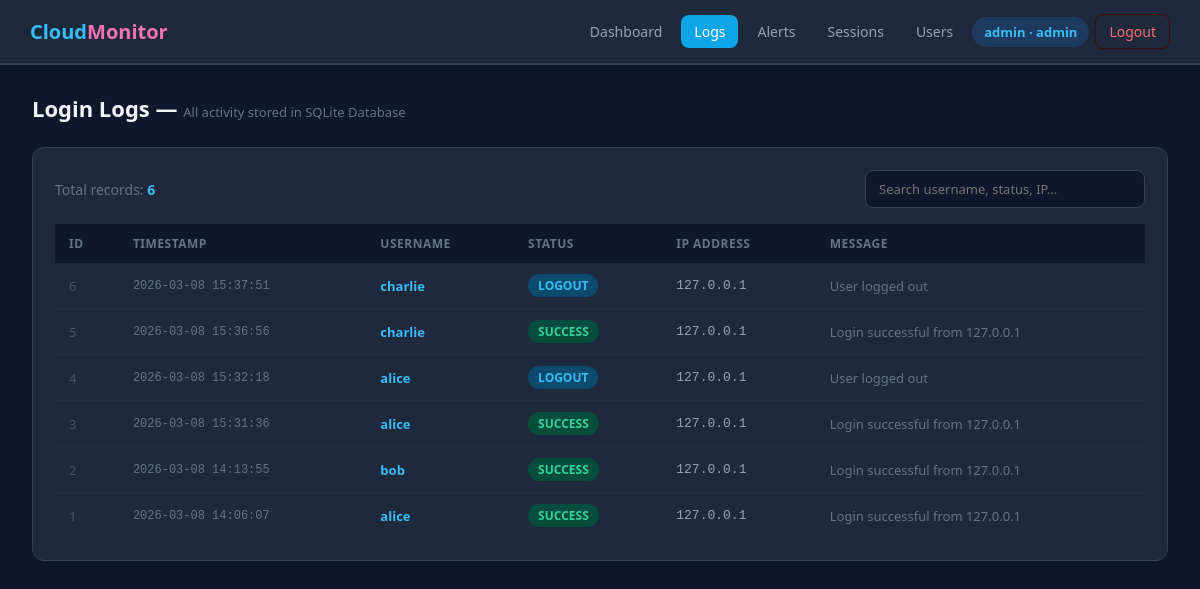
Page /logs (signed in) on the earlier database version.
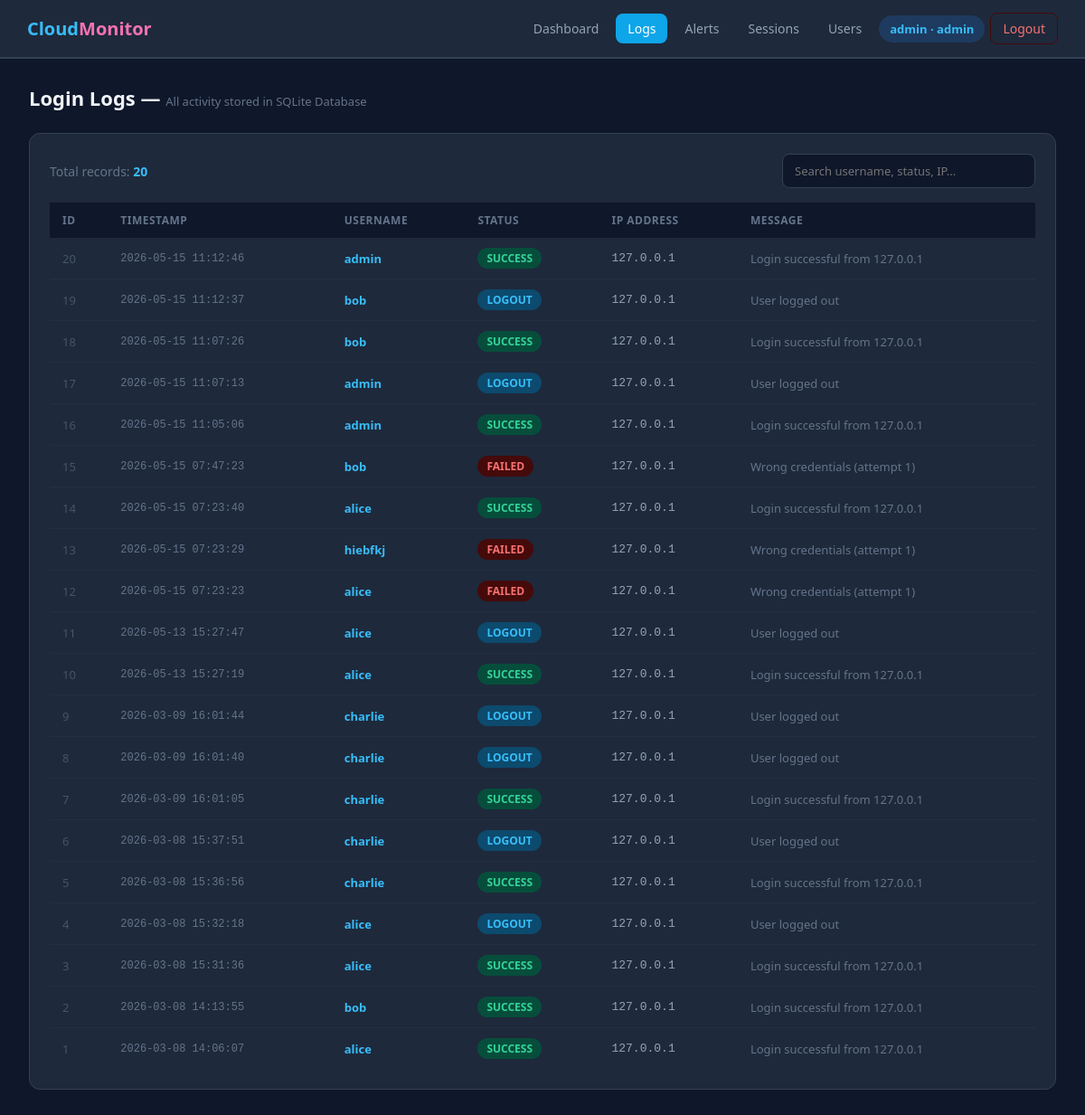
Same page on the later database version.
### tables this page shows
CREATE TABLE login_logs (
        id          INTEGER PRIMARY KEY AUTOINCREMENT,
        username    TEXT NOT NULL,
        status      TEXT NOT NULL,
        ip_address  TEXT,
        timestamp   TEXT DEFAULT CURRENT_TIMESTAMP,
        message     TEXT
    );

### app.py (the view)
@app.route("/logs")
def logs_page():
    if "username" not in session:
        return redirect(url_for("login"))
    return render_template("logs.html", logs=get_login_logs(100),
                           username=session["username"], role=session.get("role","user"))

### database.py (called while the page is built)
def get_connection():
    conn = sqlite3.connect(DB_FILE)
    conn.row_factory = sqlite3.Row
    return conn

def get_login_logs(limit=100):
    conn = get_connection()
    c = conn.cursor()
    c.execute("SELECT * FROM login_logs ORDER BY timestamp DESC LIMIT ?", (limit,))
    rows = [dict(r) for r in c.fetchall()]
    conn.close()
    return rows

### templates/logs.html (shortened to what this page needs)
{% extends "base.html" %}
{% block content %}
<div class="page-title">Login Logs &mdash; <span style="font-size:13px;color:#64748b;font-weight:400">All activity stored in SQLite Database</span></div>
<div class="card">
  <div style="display:flex;justify-content:space-between;align-items:center;margin-bottom:16px">
    <div style="color:#64748b;font-size:14px">Total records: <span style="color:#38bdf8;font-weight:700">{{ logs|length }}</span></div>
    <input type="text" id="search" onkeyup="doSearch()" placeholder="Search username, status, IP..."
      style="width:280px;padding:9px 13px;background:#0f172a;border:1px solid #334155;
             border-radius:8px;color:#e2e8f0;font-size:13px;outline:none"/>
  </div>
  <div style="overflow-x:auto">
  <table id="tbl">
    <thead><tr>
      <th>ID</th><th>Timestamp</th><th>Username</th><th>Status</th><th>IP Address</th><th>Message</th>
    </tr></thead>
    <tbody>
    {% for log in logs %}
    <tr>
      <td style="color:#475569">{{ log.id }}</td>
      <td style="font-family:monospace;color:#64748b;font-size:12px">{{ log.timestamp }}</td>
      <td><span style="color:#38bdf8;font-weight:600">{{ log.username }}</span></td>
      <td>
        {% if log.status=='SUCCESS' %}<span class="badge badge-success">SUCCESS</span>
        {% elif log.status=='FAILED' %}<span class="badge badge-danger">FAILED</span>
        {% else %}<span class="badge badge-info">LOGOUT</span>{% endif %}
      </td>
      <td style="font-family:monospace;color:#94a3b8">{{ log.ip_address }}</td>
      <td style="color:#64748b">{{ log.message }}</td>
    </tr>
    {% endfor %}
    </tbody>
  </table>
  </div>
</div>
{% endblock %}

### templates/base.html (shortened to what this page needs)
<!DOCTYPE html>
<html lang="en">
<head>
</head>
<body>
<nav class="navbar">
  <a class="logo" href="/dashboard">Cloud<span>Monitor</span></a>
  <div class="nav-links">
    <a href="/dashboard" {% if request.path=='/dashboard' %}class="active"{% endif %}>Dashboard</a>
    <a href="/logs"      {% if request.path=='/logs'      %}class="active"{% endif %}>Logs</a>
    <a href="/alerts"    {% if request.path=='/alerts'    %}class="active"{% endif %}>Alerts</a>
    <a href="/sessions"  {% if request.path=='/sessions'  %}class="active"{% endif %}>Sessions</a>
    {% if role == 'admin' %}
    <a href="/users"     {% if request.path=='/users'     %}class="active"{% endif %}>Users</a>
    {% endif %}
    <span class="user-pill">{{ username }} &middot; {{ role }}</span>
    <a href="/logout" class="logout">Logout</a>
  </div>
</nav>
<div class="container">
{% block content %}{% endblock %}
</div>
</body>
</html>

### templates/base.html (style rules this page uses)
* { margin:0;padding:0;box-sizing:border-box;font-family:'Segoe UI',sans-serif }
body { background:#0f172a;color:#e2e8f0;min-height:100vh }
.navbar { background:#1e293b;padding:14px 30px;display:flex;justify-content:space-between;align-items:center;border-bottom:2px solid #334155;position:sticky;top:0;z-index:100 }
.logo { font-size:20px;font-weight:800;color:#38bdf8;text-decoration:none }
.logo span { color:#f472b6 }
.nav-links { display:flex;align-items:center;gap:6px;flex-wrap:wrap }
.nav-links a { color:#94a3b8;text-decoration:none;padding:7px 13px;border-radius:8px;font-size:14px;transition:all 0.2s }
.nav-links a.active { background:#0ea5e9;color:white }
.nav-links .logout { color:#f87171;border:1px solid #450a0a }
.user-pill { background:#1e3a5f;color:#38bdf8;padding:6px 12px;border-radius:20px;font-size:13px;font-weight:600 }
.container { padding:28px 32px;max-width:1500px;margin:0 auto }
.page-title { font-size:22px;font-weight:700;margin-bottom:24px;color:#f1f5f9 }
.card { background:#1e293b;border-radius:12px;padding:22px;border:1px solid #334155;margin-bottom:20px }
.badge { padding:3px 10px;border-radius:20px;font-size:12px;font-weight:700;display:inline-block }
.badge-success { background:#064e3b;color:#34d399 }
.badge-danger { background:#450a0a;color:#f87171 }
.badge-info { background:#0c4a6e;color:#38bdf8 }
table { width:100%;border-collapse:collapse }
th { text-align:left;padding:11px 14px;background:#0f172a;color:#64748b;font-size:12px;font-weight:700;text-transform:uppercase;letter-spacing:0.5px }
td { padding:11px 14px;border-bottom:1px solid #243044;font-size:13px;color:#cbd5e1 }
tr:last-child td { border-bottom:none }
input[type=text],input[type=password],input[type=email],select { background:#0f172a;border:1px solid #334155;border-radius:8px; color:#e2e8f0;font-size:14px;padding:9px 13px;outline:none; transition:border 0.2s;width:100% }

Differences in the rows shown:
added login_logs: id "20", timestamp "2026-05-15 11:12:46", username "admin", status "SUCCESS", ip_address "127.0.0.1", message "Login successful from 127.0.0.1"
added login_logs: id "19", timestamp "2026-05-15 11:12:37", username "bob", status "LOGOUT", ip_address "127.0.0.1", message "User logged out"
added login_logs: id "18", timestamp "2026-05-15 11:07:26", username "bob", status "SUCCESS", ip_address "127.0.0.1", message "Login successful from 127.0.0.1"
added login_logs: id "17", timestamp "2026-05-15 11:07:13", username "admin", status "LOGOUT", ip_address "127.0.0.1", message "User logged out"
added login_logs: id "16", timestamp "2026-05-15 11:05:06", username "admin", status "SUCCESS", ip_address "127.0.0.1", message "Login successful from 127.0.0.1"
added login_logs: id "15", timestamp "2026-05-15 07:47:23", username "bob", status "FAILED", ip_address "127.0.0.1", message "Wrong credentials (attempt 1)"
added login_logs: id "14", timestamp "2026-05-15 07:23:40", username "alice", status "SUCCESS", ip_address "127.0.0.1", message "Login successful from 127.0.0.1"
added login_logs: id "13", timestamp "2026-05-15 07:23:29", username "hiebfkj", status "FAILED", ip_address "127.0.0.1", message "Wrong credentials (attempt 1)"
added login_logs: id "12", timestamp "2026-05-15 07:23:23", username "alice", status "FAILED", ip_address "127.0.0.1", message "Wrong credentials (attempt 1)"
added login_logs: id "11", timestamp "2026-05-13 15:27:47", username "alice", status "LOGOUT", ip_address "127.0.0.1", message "User logged out"
added login_logs: id "10", timestamp "2026-05-13 15:27:19", username "alice", status "SUCCESS", ip_address "127.0.0.1", message "Login successful from 127.0.0.1"
added login_logs: id "9", timestamp "2026-03-09 16:01:44", username "charlie", status "LOGOUT", ip_address "127.0.0.1", message "User logged out"
added login_logs: id "8", timestamp "2026-03-09 16:01:40", username "charlie", status "LOGOUT", ip_address "127.0.0.1", message "User logged out"
added login_logs: id "7", timestamp "2026-03-09 16:01:05", username "charlie", status "SUCCESS", ip_address "127.0.0.1", message "Login successful from 127.0.0.1"
Other differences:
{{ logs|length }}: "6" → "20"
